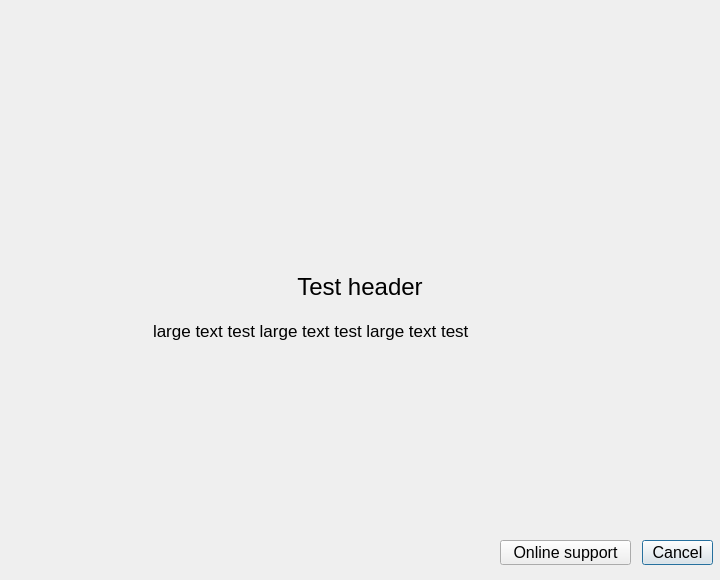
<?xml version="1.0" encoding="UTF-8"?>
<ui version="4.0">
 <class>SetupWizardBlocker</class>
 <widget class="QDialog" name="SetupWizardBlocker">
  <property name="geometry">
   <rect>
    <x>0</x>
    <y>0</y>
    <width>720</width>
    <height>580</height>
   </rect>
  </property>
  <property name="sizePolicy">
   <sizepolicy hsizetype="Preferred" vsizetype="Preferred">
    <horstretch>0</horstretch>
    <verstretch>0</verstretch>
   </sizepolicy>
  </property>
  <property name="minimumSize">
   <size>
    <width>720</width>
    <height>580</height>
   </size>
  </property>
  <property name="maximumSize">
   <size>
    <width>720</width>
    <height>580</height>
   </size>
  </property>
  <property name="baseSize">
   <size>
    <width>720</width>
    <height>580</height>
   </size>
  </property>
  <property name="font">
   <font>
    <family>Arial</family>
   </font>
  </property>
  <property name="contextMenuPolicy">
   <enum>Qt::NoContextMenu</enum>
  </property>
  <property name="windowTitle">
   <string>Setup Synergy</string>
  </property>
  <property name="windowOpacity">
   <double>1.000000000000000</double>
  </property>
  <widget class="QLabel" name="label_Image">
   <property name="geometry">
    <rect>
     <x>278</x>
     <y>87</y>
     <width>165</width>
     <height>165</height>
    </rect>
   </property>
   <property name="text">
    <string/>
   </property>
   <property name="pixmap">
    <pixmap resource="../res/Synergy.qrc">:/res/image/setupBlocker.png</pixmap>
   </property>
   <property name="scaledContents">
    <bool>true</bool>
   </property>
  </widget>
  <widget class="QLabel" name="label_Title">
   <property name="geometry">
    <rect>
     <x>0</x>
     <y>273</y>
     <width>720</width>
     <height>25</height>
    </rect>
   </property>
   <property name="font">
    <font>
     <family>Arial</family>
     <pointsize>18</pointsize>
     <weight>50</weight>
     <bold>false</bold>
    </font>
   </property>
   <property name="text">
    <string notr="true">Test header</string>
   </property>
   <property name="textFormat">
    <enum>Qt::RichText</enum>
   </property>
   <property name="alignment">
    <set>Qt::AlignHCenter|Qt::AlignTop</set>
   </property>
   <property name="wordWrap">
    <bool>true</bool>
   </property>
  </widget>
  <widget class="QLabel" name="label_HelpInfo">
   <property name="geometry">
    <rect>
     <x>153</x>
     <y>321</y>
     <width>455</width>
     <height>150</height>
    </rect>
   </property>
   <property name="font">
    <font>
     <family>Arial</family>
     <pointsize>13</pointsize>
     <weight>50</weight>
     <bold>false</bold>
    </font>
   </property>
   <property name="text">
    <string>large text test large text test large text test</string>
   </property>
   <property name="textFormat">
    <enum>Qt::RichText</enum>
   </property>
   <property name="alignment">
    <set>Qt::AlignLeading|Qt::AlignLeft|Qt::AlignTop</set>
   </property>
   <property name="wordWrap">
    <bool>true</bool>
   </property>
  </widget>
  <widget class="QPushButton" name="m_pButtonCancel">
   <property name="geometry">
    <rect>
     <x>642</x>
     <y>540</y>
     <width>71</width>
     <height>25</height>
    </rect>
   </property>
   <property name="font">
    <font>
     <family>Arial</family>
     <pointsize>12</pointsize>
     <weight>50</weight>
     <bold>false</bold>
    </font>
   </property>
   <property name="text">
    <string>Cancel</string>
   </property>
  </widget>
  <widget class="QPushButton" name="m_pButtonSupport">
   <property name="geometry">
    <rect>
     <x>500</x>
     <y>540</y>
     <width>131</width>
     <height>25</height>
    </rect>
   </property>
   <property name="font">
    <font>
     <family>Arial</family>
     <pointsize>12</pointsize>
     <weight>50</weight>
     <bold>false</bold>
    </font>
   </property>
   <property name="text">
    <string>Online support</string>
   </property>
  </widget>
 </widget>
 <resources>
  <include location="../res/Synergy.qrc"/>
 </resources>
 <connections/>
</ui>
